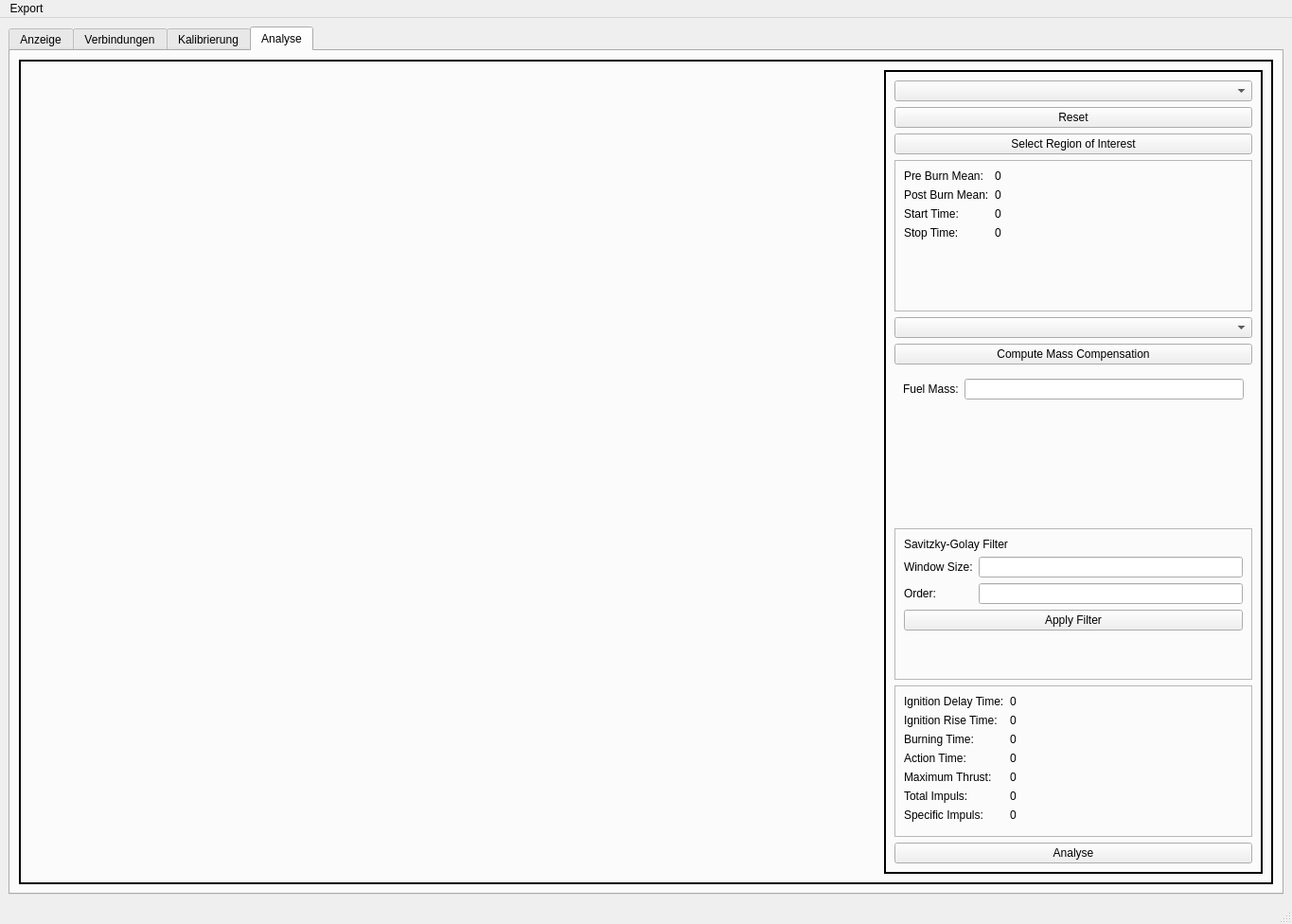
<?xml version="1.0" encoding="UTF-8"?>
<ui version="4.0">
 <class>MainWindow</class>
 <widget class="QMainWindow" name="MainWindow">
  <property name="geometry">
   <rect>
    <x>0</x>
    <y>0</y>
    <width>1365</width>
    <height>976</height>
   </rect>
  </property>
  <property name="windowTitle">
   <string>MainWindow</string>
  </property>
  <widget class="QWidget" name="centralwidget">
   <layout class="QVBoxLayout" name="verticalLayout">
    <item>
     <widget class="QTabWidget" name="tabWidget">
      <property name="layoutDirection">
       <enum>Qt::LeftToRight</enum>
      </property>
      <property name="tabPosition">
       <enum>QTabWidget::North</enum>
      </property>
      <property name="currentIndex">
       <number>3</number>
      </property>
      <widget class="QWidget" name="graphTab">
       <property name="sizePolicy">
        <sizepolicy hsizetype="Expanding" vsizetype="Expanding">
         <horstretch>0</horstretch>
         <verstretch>0</verstretch>
        </sizepolicy>
       </property>
       <property name="maximumSize">
        <size>
         <width>16777215</width>
         <height>16777215</height>
        </size>
       </property>
       <attribute name="title">
        <string>Anzeige</string>
       </attribute>
       <layout class="QGridLayout" name="gridLayout_4">
        <property name="leftMargin">
         <number>10</number>
        </property>
        <property name="topMargin">
         <number>10</number>
        </property>
        <property name="rightMargin">
         <number>10</number>
        </property>
        <property name="bottomMargin">
         <number>10</number>
        </property>
        <property name="verticalSpacing">
         <number>5</number>
        </property>
        <item row="1" column="0">
         <widget class="QFrame" name="graphTabFrame">
          <property name="sizePolicy">
           <sizepolicy hsizetype="Expanding" vsizetype="Expanding">
            <horstretch>0</horstretch>
            <verstretch>0</verstretch>
           </sizepolicy>
          </property>
          <property name="frameShape">
           <enum>QFrame::Box</enum>
          </property>
          <property name="frameShadow">
           <enum>QFrame::Plain</enum>
          </property>
          <property name="lineWidth">
           <number>2</number>
          </property>
          <layout class="QGridLayout" name="gridLayout">
           <item row="0" column="0">
            <widget class="QSplitter" name="splitter">
             <property name="sizePolicy">
              <sizepolicy hsizetype="Expanding" vsizetype="Expanding">
               <horstretch>0</horstretch>
               <verstretch>0</verstretch>
              </sizepolicy>
             </property>
             <property name="frameShadow">
              <enum>QFrame::Plain</enum>
             </property>
             <property name="orientation">
              <enum>Qt::Horizontal</enum>
             </property>
             <widget class="GraphicsLayoutWidget" name="graphView" native="true">
              <property name="sizePolicy">
               <sizepolicy hsizetype="Expanding" vsizetype="Expanding">
                <horstretch>0</horstretch>
                <verstretch>0</verstretch>
               </sizepolicy>
              </property>
             </widget>
             <widget class="QFrame" name="graphControlFrame">
              <property name="sizePolicy">
               <sizepolicy hsizetype="Expanding" vsizetype="Expanding">
                <horstretch>0</horstretch>
                <verstretch>0</verstretch>
               </sizepolicy>
              </property>
              <property name="minimumSize">
               <size>
                <width>300</width>
                <height>0</height>
               </size>
              </property>
              <property name="maximumSize">
               <size>
                <width>300</width>
                <height>16777215</height>
               </size>
              </property>
              <property name="frameShape">
               <enum>QFrame::StyledPanel</enum>
              </property>
              <property name="frameShadow">
               <enum>QFrame::Raised</enum>
              </property>
              <layout class="QVBoxLayout" name="verticalLayout_2">
               <item>
                <widget class="QPushButton" name="saveConfigButton">
                 <property name="enabled">
                  <bool>false</bool>
                 </property>
                 <property name="text">
                  <string>Save Conf</string>
                 </property>
                </widget>
               </item>
               <item>
                <widget class="QScrollArea" name="scrollArea">
                 <property name="sizePolicy">
                  <sizepolicy hsizetype="Preferred" vsizetype="Preferred">
                   <horstretch>0</horstretch>
                   <verstretch>0</verstretch>
                  </sizepolicy>
                 </property>
                 <property name="verticalScrollBarPolicy">
                  <enum>Qt::ScrollBarAlwaysOn</enum>
                 </property>
                 <property name="horizontalScrollBarPolicy">
                  <enum>Qt::ScrollBarAlwaysOff</enum>
                 </property>
                 <property name="widgetResizable">
                  <bool>true</bool>
                 </property>
                 <widget class="QWidget" name="scrollContent">
                  <property name="geometry">
                   <rect>
                    <x>0</x>
                    <y>0</y>
                    <width>256</width>
                    <height>723</height>
                   </rect>
                  </property>
                  <layout class="QVBoxLayout" name="verticalLayout_3"/>
                 </widget>
                </widget>
               </item>
              </layout>
             </widget>
            </widget>
           </item>
          </layout>
         </widget>
        </item>
        <item row="0" column="0">
         <widget class="QFrame" name="graphToolBar">
          <property name="minimumSize">
           <size>
            <width>0</width>
            <height>40</height>
           </size>
          </property>
          <property name="frameShape">
           <enum>QFrame::Box</enum>
          </property>
          <property name="frameShadow">
           <enum>QFrame::Plain</enum>
          </property>
          <property name="lineWidth">
           <number>2</number>
          </property>
          <layout class="QHBoxLayout" name="horizontalLayout">
           <item>
            <widget class="QRadioButton" name="stackedGraphRadioButton">
             <property name="text">
              <string>Stacked Graphs</string>
             </property>
             <property name="checked">
              <bool>true</bool>
             </property>
            </widget>
           </item>
           <item>
            <widget class="QRadioButton" name="unifiedGraphRadioButton">
             <property name="text">
              <string>Unified Graph</string>
             </property>
             <property name="checked">
              <bool>false</bool>
             </property>
            </widget>
           </item>
           <item>
            <widget class="Line" name="leftSeperatorLine">
             <property name="frameShadow">
              <enum>QFrame::Plain</enum>
             </property>
             <property name="lineWidth">
              <number>2</number>
             </property>
             <property name="orientation">
              <enum>Qt::Vertical</enum>
             </property>
            </widget>
           </item>
           <item>
            <widget class="QCheckBox" name="multiAxisCheckBox">
             <property name="text">
              <string>Use multiple Axis</string>
             </property>
            </widget>
           </item>
           <item>
            <widget class="Line" name="rightSeperatorLine">
             <property name="frameShadow">
              <enum>QFrame::Plain</enum>
             </property>
             <property name="lineWidth">
              <number>2</number>
             </property>
             <property name="orientation">
              <enum>Qt::Vertical</enum>
             </property>
            </widget>
           </item>
           <item>
            <widget class="QPushButton" name="startStopStreamButton">
             <property name="text">
              <string>Start Stream</string>
             </property>
             <property name="checkable">
              <bool>true</bool>
             </property>
            </widget>
           </item>
           <item>
            <widget class="QPushButton" name="resetStreamButton">
             <property name="text">
              <string>Reset Stream</string>
             </property>
            </widget>
           </item>
          </layout>
         </widget>
        </item>
       </layout>
      </widget>
      <widget class="QWidget" name="connectionTab">
       <attribute name="title">
        <string>Verbindungen</string>
       </attribute>
       <layout class="QVBoxLayout" name="verticalLayout_4">
        <item>
         <widget class="QFrame" name="streamSelectionFrame">
          <property name="minimumSize">
           <size>
            <width>0</width>
            <height>50</height>
           </size>
          </property>
          <property name="maximumSize">
           <size>
            <width>16777215</width>
            <height>50</height>
           </size>
          </property>
          <property name="frameShape">
           <enum>QFrame::Box</enum>
          </property>
          <property name="frameShadow">
           <enum>QFrame::Plain</enum>
          </property>
          <property name="lineWidth">
           <number>2</number>
          </property>
          <layout class="QHBoxLayout" name="horizontalLayout_2">
           <item>
            <widget class="QLabel" name="streamSelectionLabel">
             <property name="font">
              <font>
               <pointsize>20</pointsize>
              </font>
             </property>
             <property name="text">
              <string>Data Source:</string>
             </property>
            </widget>
           </item>
           <item>
            <widget class="QRadioButton" name="fileStreamRadioButton">
             <property name="font">
              <font>
               <pointsize>20</pointsize>
              </font>
             </property>
             <property name="text">
              <string>From File</string>
             </property>
             <property name="checked">
              <bool>true</bool>
             </property>
            </widget>
           </item>
           <item>
            <widget class="QRadioButton" name="serialStreamRadioButton">
             <property name="font">
              <font>
               <pointsize>20</pointsize>
              </font>
             </property>
             <property name="text">
              <string>From Serial</string>
             </property>
             <property name="checked">
              <bool>false</bool>
             </property>
            </widget>
           </item>
           <item>
            <widget class="QRadioButton" name="httpStreamradioButton">
             <property name="font">
              <font>
               <pointsize>20</pointsize>
              </font>
             </property>
             <property name="text">
              <string>From Http Server</string>
             </property>
            </widget>
           </item>
          </layout>
         </widget>
        </item>
        <item>
         <widget class="QFrame" name="streamConfigFrame">
          <property name="frameShape">
           <enum>QFrame::Box</enum>
          </property>
          <property name="frameShadow">
           <enum>QFrame::Plain</enum>
          </property>
          <property name="lineWidth">
           <number>2</number>
          </property>
          <layout class="QVBoxLayout" name="verticalLayout_5">
           <item>
            <widget class="QGroupBox" name="fileGroupBox">
             <property name="sizePolicy">
              <sizepolicy hsizetype="Minimum" vsizetype="Minimum">
               <horstretch>0</horstretch>
               <verstretch>0</verstretch>
              </sizepolicy>
             </property>
             <property name="maximumSize">
              <size>
               <width>16777215</width>
               <height>200</height>
              </size>
             </property>
             <property name="font">
              <font>
               <pointsize>20</pointsize>
              </font>
             </property>
             <property name="title">
              <string>File Configuration</string>
             </property>
             <layout class="QHBoxLayout" name="horizontalLayout_3">
              <property name="leftMargin">
               <number>12</number>
              </property>
              <property name="rightMargin">
               <number>12</number>
              </property>
              <item>
               <widget class="QWidget" name="fileLayoutWidget" native="true">
                <property name="maximumSize">
                 <size>
                  <width>500</width>
                  <height>16777215</height>
                 </size>
                </property>
                <layout class="QFormLayout" name="formLayout">
                 <item row="0" column="0">
                  <widget class="QLabel" name="filePathLabel">
                   <property name="text">
                    <string>File Path:</string>
                   </property>
                  </widget>
                 </item>
                 <item row="0" column="1">
                  <widget class="QLineEdit" name="filePathLineEdit">
                   <property name="minimumSize">
                    <size>
                     <width>300</width>
                     <height>0</height>
                    </size>
                   </property>
                   <property name="font">
                    <font>
                     <pointsize>13</pointsize>
                    </font>
                   </property>
                  </widget>
                 </item>
                 <item row="1" column="1">
                  <widget class="QPushButton" name="filePathButton">
                   <property name="text">
                    <string>Choose File</string>
                   </property>
                  </widget>
                 </item>
                </layout>
               </widget>
              </item>
             </layout>
            </widget>
           </item>
           <item>
            <widget class="QGroupBox" name="serialGroupBox">
             <property name="enabled">
              <bool>false</bool>
             </property>
             <property name="maximumSize">
              <size>
               <width>16777215</width>
               <height>200</height>
              </size>
             </property>
             <property name="font">
              <font>
               <pointsize>20</pointsize>
              </font>
             </property>
             <property name="title">
              <string>Serial Configuration</string>
             </property>
             <layout class="QHBoxLayout" name="horizontalLayout_4">
              <item>
               <widget class="QWidget" name="serialLayoutWidget" native="true">
                <property name="maximumSize">
                 <size>
                  <width>500</width>
                  <height>16777215</height>
                 </size>
                </property>
                <layout class="QFormLayout" name="formLayout_2">
                 <item row="0" column="0">
                  <widget class="QLabel" name="serialLabel">
                   <property name="text">
                    <string>Serial Connection:</string>
                   </property>
                  </widget>
                 </item>
                 <item row="0" column="1">
                  <widget class="QComboBox" name="serialComboBox">
                   <property name="minimumSize">
                    <size>
                     <width>300</width>
                     <height>0</height>
                    </size>
                   </property>
                   <property name="font">
                    <font>
                     <pointsize>13</pointsize>
                    </font>
                   </property>
                  </widget>
                 </item>
                 <item row="1" column="1">
                  <widget class="QPushButton" name="serialButton">
                   <property name="text">
                    <string>Search Devices</string>
                   </property>
                  </widget>
                 </item>
                </layout>
               </widget>
              </item>
             </layout>
            </widget>
           </item>
           <item>
            <widget class="QGroupBox" name="httpGroupBox">
             <property name="enabled">
              <bool>false</bool>
             </property>
             <property name="font">
              <font>
               <pointsize>20</pointsize>
              </font>
             </property>
             <property name="title">
              <string>Http Server Configuration</string>
             </property>
             <property name="checkable">
              <bool>false</bool>
             </property>
            </widget>
           </item>
          </layout>
         </widget>
        </item>
       </layout>
      </widget>
      <widget class="QWidget" name="calibTab">
       <attribute name="title">
        <string>Kalibrierung</string>
       </attribute>
       <layout class="QVBoxLayout" name="verticalLayout_6">
        <item>
         <widget class="QFrame" name="calibFrame">
          <property name="frameShape">
           <enum>QFrame::Box</enum>
          </property>
          <property name="frameShadow">
           <enum>QFrame::Plain</enum>
          </property>
          <property name="lineWidth">
           <number>2</number>
          </property>
          <layout class="QHBoxLayout" name="horizontalLayout_5">
           <item>
            <widget class="GraphicsLayoutWidget" name="calibGraphView" native="true"/>
           </item>
           <item>
            <widget class="QFrame" name="calibControlFrame">
             <property name="minimumSize">
              <size>
               <width>400</width>
               <height>0</height>
              </size>
             </property>
             <property name="maximumSize">
              <size>
               <width>400</width>
               <height>16777215</height>
              </size>
             </property>
             <property name="frameShape">
              <enum>QFrame::Box</enum>
             </property>
             <property name="frameShadow">
              <enum>QFrame::Plain</enum>
             </property>
             <property name="lineWidth">
              <number>2</number>
             </property>
             <layout class="QVBoxLayout" name="verticalLayout_7">
              <item>
               <widget class="QComboBox" name="channelComboBox"/>
              </item>
              <item>
               <widget class="QFrame" name="referenceFrame">
                <property name="frameShape">
                 <enum>QFrame::Box</enum>
                </property>
                <property name="frameShadow">
                 <enum>QFrame::Plain</enum>
                </property>
                <layout class="QHBoxLayout" name="horizontalLayout_6">
                 <item>
                  <widget class="QLabel" name="referenceLabel">
                   <property name="text">
                    <string>Reference Value:</string>
                   </property>
                  </widget>
                 </item>
                 <item>
                  <widget class="QLineEdit" name="referenceLineEdit"/>
                 </item>
                </layout>
               </widget>
              </item>
              <item>
               <widget class="QPushButton" name="addValueButton">
                <property name="text">
                 <string>Add Calibration Value</string>
                </property>
               </widget>
              </item>
              <item>
               <widget class="QPushButton" name="clearButton">
                <property name="text">
                 <string>Clear All</string>
                </property>
               </widget>
              </item>
              <item>
               <widget class="QTableWidget" name="tableWidget">
                <property name="frameShape">
                 <enum>QFrame::Box</enum>
                </property>
                <property name="frameShadow">
                 <enum>QFrame::Plain</enum>
                </property>
                <property name="columnCount">
                 <number>3</number>
                </property>
                <attribute name="horizontalHeaderDefaultSectionSize">
                 <number>125</number>
                </attribute>
                <attribute name="horizontalHeaderMinimumSectionSize">
                 <number>5</number>
                </attribute>
                <attribute name="horizontalHeaderShowSortIndicator" stdset="0">
                 <bool>false</bool>
                </attribute>
                <column/>
                <column/>
                <column/>
               </widget>
              </item>
              <item>
               <widget class="QFrame" name="solutionFrame">
                <property name="frameShape">
                 <enum>QFrame::Box</enum>
                </property>
                <property name="frameShadow">
                 <enum>QFrame::Plain</enum>
                </property>
                <layout class="QFormLayout" name="formLayout_3">
                 <item row="0" column="0">
                  <widget class="QLabel" name="scaleLabel">
                   <property name="text">
                    <string>Scale:</string>
                   </property>
                  </widget>
                 </item>
                 <item row="0" column="1">
                  <widget class="QLabel" name="scaleOutLabel">
                   <property name="text">
                    <string>1</string>
                   </property>
                  </widget>
                 </item>
                 <item row="1" column="0">
                  <widget class="QLabel" name="offsetLabel">
                   <property name="text">
                    <string>Offset:</string>
                   </property>
                  </widget>
                 </item>
                 <item row="1" column="1">
                  <widget class="QLabel" name="offsetOutLabel">
                   <property name="text">
                    <string>0</string>
                   </property>
                  </widget>
                 </item>
                 <item row="2" column="0">
                  <widget class="QLabel" name="rawSigmaLabel">
                   <property name="text">
                    <string>Raw Precision (6 Sigma):</string>
                   </property>
                  </widget>
                 </item>
                 <item row="3" column="0">
                  <widget class="QLabel" name="scaledSigmaLabel">
                   <property name="text">
                    <string>Scaled Precision (6 Sigma):</string>
                   </property>
                  </widget>
                 </item>
                 <item row="2" column="1">
                  <widget class="QLabel" name="rawSigmaOutLabel">
                   <property name="text">
                    <string>0</string>
                   </property>
                  </widget>
                 </item>
                 <item row="3" column="1">
                  <widget class="QLabel" name="scaledSigmaOutLabel">
                   <property name="text">
                    <string>0</string>
                   </property>
                  </widget>
                 </item>
                </layout>
               </widget>
              </item>
              <item>
               <widget class="QPushButton" name="applyButton">
                <property name="text">
                 <string>Apply to Channel</string>
                </property>
               </widget>
              </item>
             </layout>
            </widget>
           </item>
          </layout>
         </widget>
        </item>
       </layout>
      </widget>
      <widget class="QWidget" name="analyseTab">
       <property name="enabled">
        <bool>true</bool>
       </property>
       <attribute name="title">
        <string>Analyse</string>
       </attribute>
       <layout class="QVBoxLayout" name="verticalLayout_8">
        <item>
         <widget class="QFrame" name="analyseFrame">
          <property name="frameShape">
           <enum>QFrame::Box</enum>
          </property>
          <property name="frameShadow">
           <enum>QFrame::Plain</enum>
          </property>
          <property name="lineWidth">
           <number>2</number>
          </property>
          <layout class="QHBoxLayout" name="horizontalLayout_7">
           <item>
            <widget class="GraphicsLayoutWidget" name="analyseGraphView" native="true">
             <property name="enabled">
              <bool>true</bool>
             </property>
            </widget>
           </item>
           <item>
            <widget class="QFrame" name="analyseControlFrame">
             <property name="minimumSize">
              <size>
               <width>400</width>
               <height>0</height>
              </size>
             </property>
             <property name="maximumSize">
              <size>
               <width>400</width>
               <height>16777215</height>
              </size>
             </property>
             <property name="frameShape">
              <enum>QFrame::Box</enum>
             </property>
             <property name="frameShadow">
              <enum>QFrame::Plain</enum>
             </property>
             <property name="lineWidth">
              <number>2</number>
             </property>
             <layout class="QVBoxLayout" name="verticalLayout_9">
              <item>
               <widget class="QComboBox" name="chnNumComboBox"/>
              </item>
              <item>
               <widget class="QPushButton" name="resetButton">
                <property name="text">
                 <string>Reset</string>
                </property>
               </widget>
              </item>
              <item>
               <widget class="QPushButton" name="selectRoiButton">
                <property name="text">
                 <string>Select Region of Interest</string>
                </property>
               </widget>
              </item>
              <item>
               <widget class="QFrame" name="preDataFrame">
                <property name="frameShape">
                 <enum>QFrame::StyledPanel</enum>
                </property>
                <property name="frameShadow">
                 <enum>QFrame::Raised</enum>
                </property>
                <layout class="QFormLayout" name="formLayout_4">
                 <item row="0" column="0">
                  <widget class="QLabel" name="label">
                   <property name="text">
                    <string>Pre Burn Mean:</string>
                   </property>
                  </widget>
                 </item>
                 <item row="0" column="1">
                  <widget class="QLabel" name="preBurnLabel">
                   <property name="text">
                    <string>0</string>
                   </property>
                  </widget>
                 </item>
                 <item row="1" column="0">
                  <widget class="QLabel" name="label_3">
                   <property name="text">
                    <string>Post Burn Mean:</string>
                   </property>
                  </widget>
                 </item>
                 <item row="1" column="1">
                  <widget class="QLabel" name="postBurnLabel">
                   <property name="text">
                    <string>0</string>
                   </property>
                  </widget>
                 </item>
                 <item row="2" column="0">
                  <widget class="QLabel" name="label_5">
                   <property name="text">
                    <string>Start Time:</string>
                   </property>
                  </widget>
                 </item>
                 <item row="2" column="1">
                  <widget class="QLabel" name="startTimeLabel">
                   <property name="text">
                    <string>0</string>
                   </property>
                  </widget>
                 </item>
                 <item row="3" column="0">
                  <widget class="QLabel" name="label_7">
                   <property name="text">
                    <string>Stop Time:</string>
                   </property>
                  </widget>
                 </item>
                 <item row="3" column="1">
                  <widget class="QLabel" name="stopTimeLabel">
                   <property name="text">
                    <string>0</string>
                   </property>
                  </widget>
                 </item>
                </layout>
               </widget>
              </item>
              <item>
               <widget class="QComboBox" name="orientationComboBox"/>
              </item>
              <item>
               <widget class="QPushButton" name="massCompButton">
                <property name="text">
                 <string>Compute Mass Compensation</string>
                </property>
               </widget>
              </item>
              <item>
               <widget class="QWidget" name="widget" native="true">
                <layout class="QFormLayout" name="formLayout_7">
                 <item row="0" column="0">
                  <widget class="QLabel" name="label_12">
                   <property name="text">
                    <string>Fuel Mass:</string>
                   </property>
                  </widget>
                 </item>
                 <item row="0" column="1">
                  <widget class="QLineEdit" name="fuelMassLineEdit"/>
                 </item>
                </layout>
               </widget>
              </item>
              <item>
               <widget class="QFrame" name="filterFrame">
                <property name="frameShape">
                 <enum>QFrame::StyledPanel</enum>
                </property>
                <property name="frameShadow">
                 <enum>QFrame::Raised</enum>
                </property>
                <layout class="QFormLayout" name="formLayout_5">
                 <item row="1" column="0">
                  <widget class="QLabel" name="label_10">
                   <property name="text">
                    <string>Window Size:</string>
                   </property>
                  </widget>
                 </item>
                 <item row="1" column="1">
                  <widget class="QLineEdit" name="windowLineEdit"/>
                 </item>
                 <item row="2" column="0">
                  <widget class="QLabel" name="label_11">
                   <property name="text">
                    <string>Order:</string>
                   </property>
                  </widget>
                 </item>
                 <item row="2" column="1">
                  <widget class="QLineEdit" name="orderLineEdit"/>
                 </item>
                 <item row="3" column="0" colspan="2">
                  <widget class="QPushButton" name="filterButton">
                   <property name="text">
                    <string>Apply Filter</string>
                   </property>
                  </widget>
                 </item>
                 <item row="0" column="0" colspan="2">
                  <widget class="QLabel" name="label_9">
                   <property name="text">
                    <string>Savitzky-Golay Filter</string>
                   </property>
                  </widget>
                 </item>
                </layout>
               </widget>
              </item>
              <item>
               <widget class="QFrame" name="resultFrame">
                <property name="frameShape">
                 <enum>QFrame::StyledPanel</enum>
                </property>
                <property name="frameShadow">
                 <enum>QFrame::Raised</enum>
                </property>
                <layout class="QFormLayout" name="formLayout_6">
                 <item row="1" column="0">
                  <widget class="QLabel" name="label_13">
                   <property name="text">
                    <string>Ignition Delay Time:</string>
                   </property>
                  </widget>
                 </item>
                 <item row="2" column="0">
                  <widget class="QLabel" name="label_14">
                   <property name="text">
                    <string>Ignition Rise Time:</string>
                   </property>
                  </widget>
                 </item>
                 <item row="3" column="0">
                  <widget class="QLabel" name="label_15">
                   <property name="text">
                    <string>Burning Time:</string>
                   </property>
                  </widget>
                 </item>
                 <item row="4" column="0">
                  <widget class="QLabel" name="label_16">
                   <property name="text">
                    <string>Action Time:</string>
                   </property>
                  </widget>
                 </item>
                 <item row="5" column="0">
                  <widget class="QLabel" name="label_17">
                   <property name="text">
                    <string>Maximum Thrust:</string>
                   </property>
                  </widget>
                 </item>
                 <item row="6" column="0">
                  <widget class="QLabel" name="label_18">
                   <property name="text">
                    <string>Total Impuls:</string>
                   </property>
                  </widget>
                 </item>
                 <item row="7" column="0">
                  <widget class="QLabel" name="label_19">
                   <property name="text">
                    <string>Specific Impuls:</string>
                   </property>
                  </widget>
                 </item>
                 <item row="1" column="1">
                  <widget class="QLabel" name="idtLabel">
                   <property name="text">
                    <string>0</string>
                   </property>
                  </widget>
                 </item>
                 <item row="2" column="1">
                  <widget class="QLabel" name="irtLabel">
                   <property name="text">
                    <string>0</string>
                   </property>
                  </widget>
                 </item>
                 <item row="3" column="1">
                  <widget class="QLabel" name="btLabel">
                   <property name="text">
                    <string>0</string>
                   </property>
                  </widget>
                 </item>
                 <item row="4" column="1">
                  <widget class="QLabel" name="atLabel">
                   <property name="text">
                    <string>0</string>
                   </property>
                  </widget>
                 </item>
                 <item row="5" column="1">
                  <widget class="QLabel" name="maxThrustLabel">
                   <property name="text">
                    <string>0</string>
                   </property>
                  </widget>
                 </item>
                 <item row="6" column="1">
                  <widget class="QLabel" name="totImpulsLabel">
                   <property name="text">
                    <string>0</string>
                   </property>
                  </widget>
                 </item>
                 <item row="7" column="1">
                  <widget class="QLabel" name="spImpulsLabel">
                   <property name="text">
                    <string>0</string>
                   </property>
                  </widget>
                 </item>
                </layout>
               </widget>
              </item>
              <item>
               <widget class="QPushButton" name="analyseButton">
                <property name="text">
                 <string>Analyse</string>
                </property>
               </widget>
              </item>
             </layout>
            </widget>
           </item>
          </layout>
         </widget>
        </item>
       </layout>
      </widget>
     </widget>
    </item>
   </layout>
  </widget>
  <widget class="QMenuBar" name="menubar">
   <property name="geometry">
    <rect>
     <x>0</x>
     <y>0</y>
     <width>1365</width>
     <height>22</height>
    </rect>
   </property>
   <property name="nativeMenuBar">
    <bool>false</bool>
   </property>
   <widget class="QMenu" name="menuExport">
    <property name="title">
     <string>Export</string>
    </property>
    <addaction name="menuExportRawData"/>
    <addaction name="menuExportCsv"/>
   </widget>
   <addaction name="menuExport"/>
  </widget>
  <widget class="QStatusBar" name="statusbar"/>
  <action name="menuExportRawData">
   <property name="text">
    <string>Export Raw Data</string>
   </property>
  </action>
  <action name="menuExportCsv">
   <property name="text">
    <string>Export as .csv file</string>
   </property>
  </action>
 </widget>
 <customwidgets>
  <customwidget>
   <class>GraphicsLayoutWidget</class>
   <extends>QWidget</extends>
   <header>pyqtgraph</header>
   <container>1</container>
  </customwidget>
 </customwidgets>
 <resources/>
 <connections>
  <connection>
   <sender>fileStreamRadioButton</sender>
   <signal>toggled(bool)</signal>
   <receiver>fileGroupBox</receiver>
   <slot>setEnabled(bool)</slot>
   <hints>
    <hint type="sourcelabel">
     <x>519</x>
     <y>91</y>
    </hint>
    <hint type="destinationlabel">
     <x>682</x>
     <y>233</y>
    </hint>
   </hints>
  </connection>
  <connection>
   <sender>serialStreamRadioButton</sender>
   <signal>toggled(bool)</signal>
   <receiver>serialGroupBox</receiver>
   <slot>setEnabled(bool)</slot>
   <hints>
    <hint type="sourcelabel">
     <x>839</x>
     <y>91</y>
    </hint>
    <hint type="destinationlabel">
     <x>682</x>
     <y>433</y>
    </hint>
   </hints>
  </connection>
  <connection>
   <sender>httpStreamradioButton</sender>
   <signal>toggled(bool)</signal>
   <receiver>httpGroupBox</receiver>
   <slot>setEnabled(bool)</slot>
   <hints>
    <hint type="sourcelabel">
     <x>1160</x>
     <y>91</y>
    </hint>
    <hint type="destinationlabel">
     <x>682</x>
     <y>720</y>
    </hint>
   </hints>
  </connection>
 </connections>
</ui>
